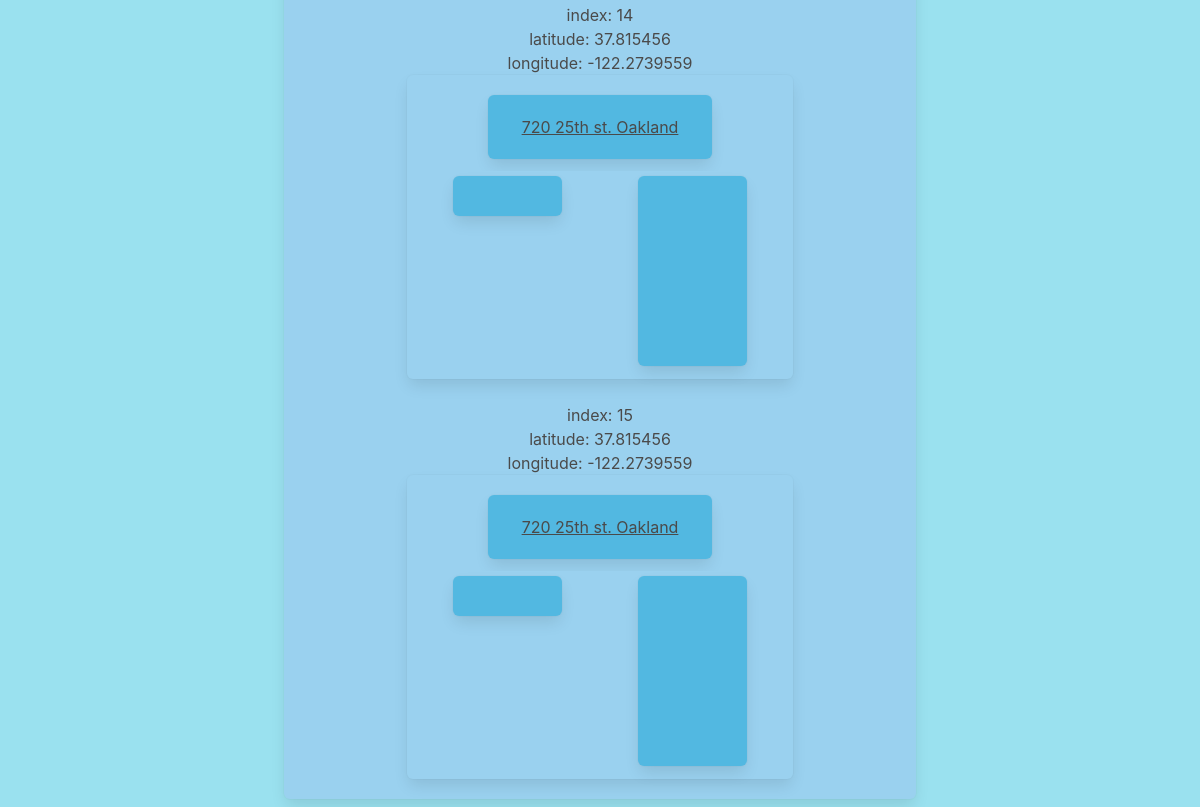
/location/create (lower part), run on an earlier commit of the app's database.
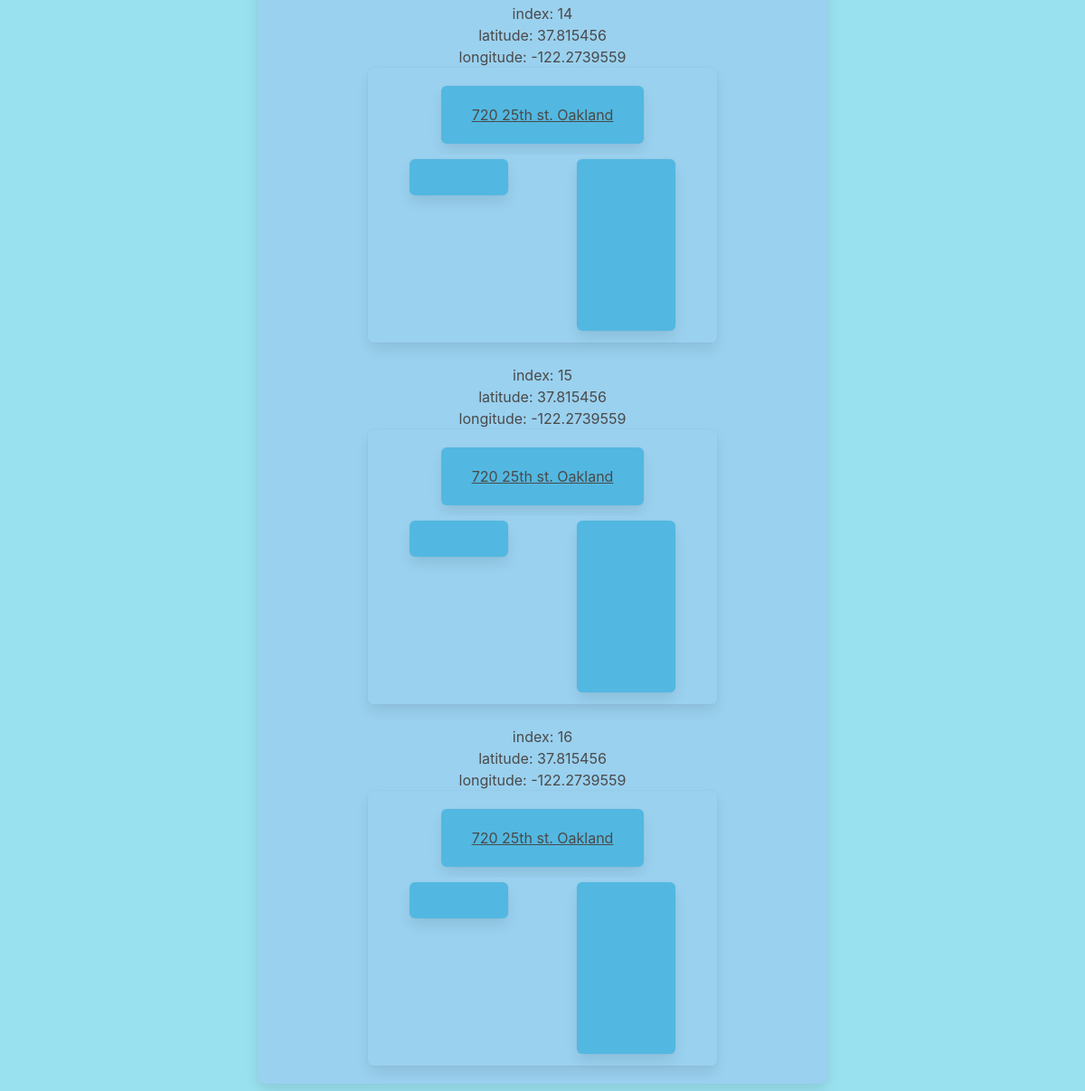
And on a later commit of the database.
### rock/models.py (models this page shows, shortened)
class Location(models.Model):
	rocker = models.ForeignKey(rocker, on_delete=models.CASCADE, null=True)
	sport = models.TextField(max_length=30, null=False, blank=False, unique=False, default="")
	is_basketball = models.BooleanField(default=False)
	is_tennis = models.BooleanField(default=False)
	is_baseball = models.BooleanField(default=False)
	zip = models.TextField(max_length=5, null=False, blank=False, unique=False, default="")
	address = models.TextField(max_length=30, null=False, blank=False, unique=False, default="")
	longitude = models.FloatField(null=True, blank=True, default=None)
	latitude = models.FloatField(null=True, blank=True, default=None)
	sport_location_img = models.ImageField(upload_to='images/', blank=True)
	created = models.DateField(auto_now=True)
	updated = models.DateField(auto_now=True)     # everytime the obj is saved, new time is saved

### rock/views/location.py (the view)
def create_location(request):
    if request.method == "POST":
        user = request.user
        if not user.is_authenticated:
            return redirect("rock:login")
        rocker = user.rocker
        sport = request.POST["sports"]
        if sport == "basketball":
            is_basketball=True
            is_tennis=False
            is_baseball=False
        elif sport == "tennis":
            is_basketball=False
            is_tennis=True
            is_baseball=False
        elif sport == "baseball":
            is_basketball=False
            is_tennis=False
            is_baseball=True
        else:
            print("no choice")
        if not sport:
            return render(request, "rock/location/create_location.html", {"error":"Please choose a sport!"})
        try:
            address = request.POST["address"]
            zip = request.POST["zip"]
            gmaps = googlemaps.Client(key='AIzaSyBLjXOk51pE-rRddkuHJeHIFVf_90rCYko')
            geocode_result = gmaps.geocode(address + " " + zip)
            df = DataFrame (geocode_result)
            loc = DataFrame (df['geometry'][0])
            latitude = float(loc['location'][0])
            longitude = float(loc['location'][1])
        except:
            return render(request, "rock/location/create_location.html", {"error":"Error finding address"})
        if address == "" or len(zip) < 5:
            return render(request, "rock/location/create_location.html", {"error":"Enter a proper address"})
        try:
            location = Location.objects.create(
                latitude=latitude, longitude=longitude,
                rocker=rocker, address=address, zip=zip,
                sport=sport, is_basketball=is_basketball,
                is_tennis=is_tennis, is_baseball=is_baseball)
            location.save()
            location = get_object_or_404(Location, pk=location.id)
            return render(request, "rock/location/show_sport.html", {"user":user, "location":location})
        except:
            return render(request, "rock/location/create_location.html", {"error":"Can't create the location"})
    else:
        user = request.user
        all_locations = Location.objects.all()
        form = Sport_Location_Form()
        return render(request, "rock/index.html", {"user":user, "all_locations": all_locations, "error":"Can't create!"})

### rock/templates/rock/index.html (shortened to what this page needs)
{% extends "rock/base.html" %}
{% block content %}
<head>
    {% load static %}
</head>
<div class="has-text-centered tile is-ancestor">
  <div style="margin: auto" class="tile is-8 is-parent">
    <div class="tile is-child box front-background">
      {% for location in all_locations %}
        <div>index: {{location.id}}</div>
        <div>latitude: {{location.latitude}}</div>
        <div>longitude: {{location.longitude}}</div>
        <div class="has-text-centered tile is-ancestor">
          <div style="margin: auto" class="tile is-8 is-parent">
            <div class="tile is-child box front-background">
              <div class="has-text-centered tile is-ancestor">
                <div style="margin: auto" class="tile is-8 is-parent">
                  <div class="tile is-child box alt-front-background">
                    <u>{{location.address}} {{location.zip}}</u>
                  </div>
                </div>
              </div>
              <div class="columns front-background">
                <div class="column is-half front-background">
                  <div class="has-text-centered tile is-ancestor">
                    <div style="margin: auto" class="tile is-8 is-parent">
                      <div class="tile is-child box alt-front-background">
                      </div>
                    </div>
                  </div>
                </div>
                <div class="column is-half front-background">
                  <div class="has-text-centered tile is-ancestor">
                    <div style="margin: auto" class="tile is-8 is-parent">
                      <div class="tile is-child box alt-front-background">
                        <div id='{{location.id}}' style='width: 100%; height: 150px;'></div>
                      </div>
                    </div>
                  </div>
                </div>
              </div>
            </div>
          </div>
        </div>
      {% endfor %}
    </div>
  </div>
</div>
{% endblock content %}

### rock/templates/rock/base.html (shortened to what this page needs)
<!DOCTYPE html>
<html lang="en" class="main-background">
<head>
    {% load static %}
    <link rel="stylesheet" type="text/css" href="{% static 'rock/bulma-0.8.0/css/bulma.css' %}"/>
    <link rel="stylesheet" type="text/css" href="{% static 'rock/bulma-0.8.0/css/stylesChuck.css' %}"/>
    <link href="https://use.fontawesome.com/releases/v5.0.6/css/all.css" rel="stylesheet">
    <link rel="stylesheet" type="text/css" href="{% static 'rock/main.css' %}"/>
</head>
<body class="main-background">
<section class="section" style="background-color:#9AE1EF">
    <div class="container">
        {% block content %}{% endblock content %}
    </div>
</section>
</body>
</html>

### rock/static/rock/main.css (style rules this page uses)
body { background-color: #A9EAF7; }

What changed in the data, as far as the page shows it:
added Location: id "16", latitude "37.815456", longitude "-122.2739559", address "720 25th st. Oakland"
